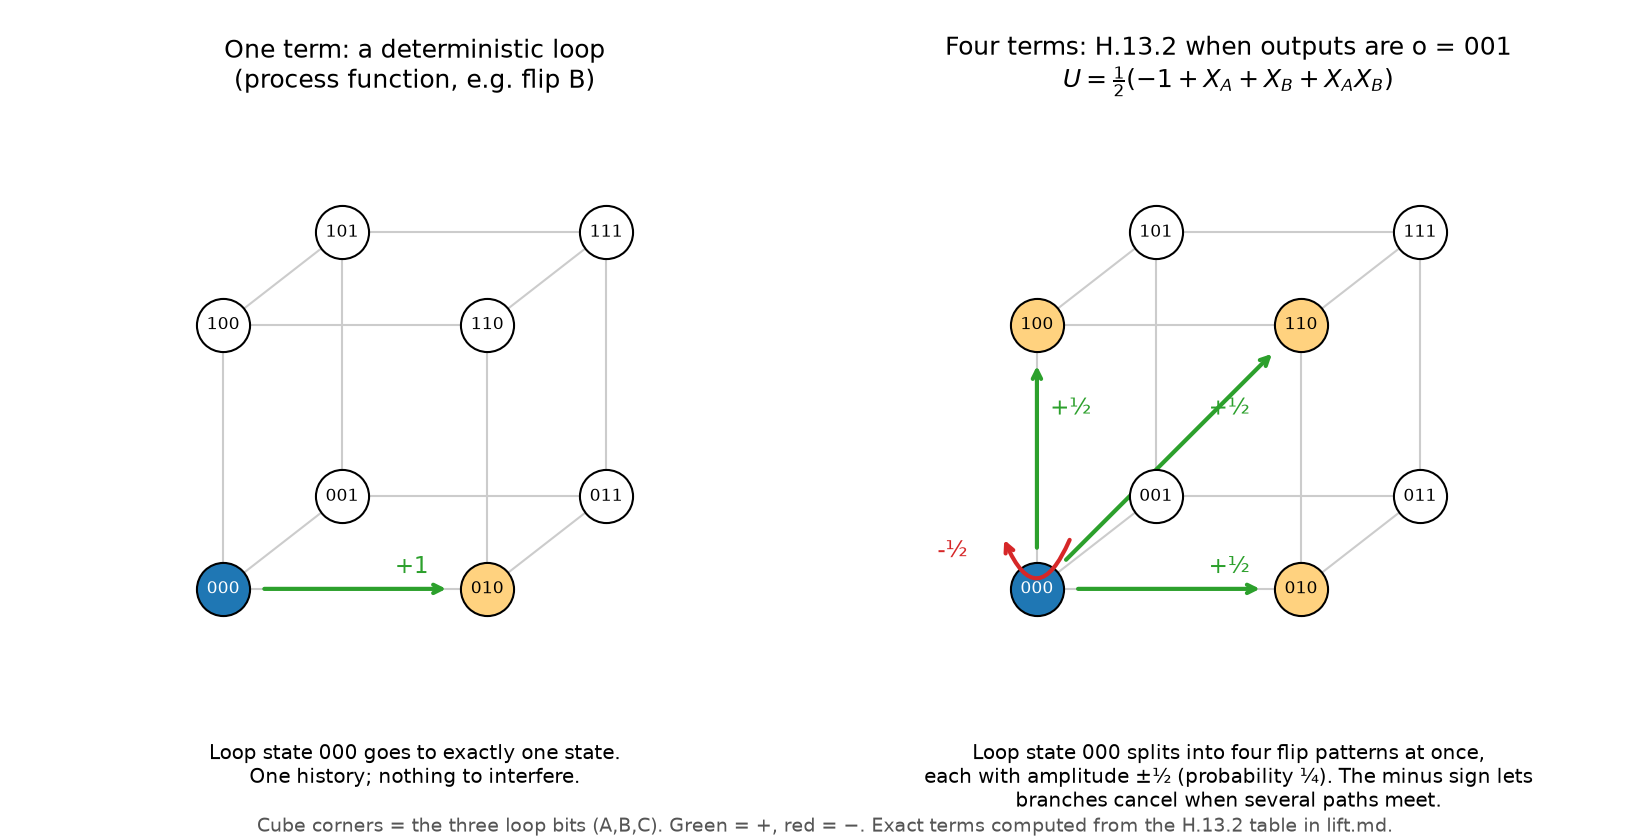

Source code (Python):
import matplotlib; matplotlib.use('Agg')
import matplotlib.pyplot as plt
import numpy as np
# cube coords for bit strings abc (A,B,C)
def pos(s):
    a,b,c=map(int,s)
    return np.array([b*1.0 + 0.45*c, a*1.0 + 0.35*c])
verts=[format(i,'03b') for i in range(8)]
edges=[(u,v) for u in verts for v in verts if u<v and sum(x!=y for x,y in zip(u,v))==1]
def cube(ax,title,arrows,start,note):
    for u,v in edges:
        p,q=pos(u),pos(v); ax.plot([p[0],q[0]],[p[1],q[1]],color='#cccccc',lw=1,zorder=1)
    for s in verts:
        p=pos(s); hit=s in [t for t,_ in arrows]
        ax.scatter(*p,s=650,color=('#1f77b4' if s==start else ('#ffd27f' if hit else 'white')),edgecolor='k',zorder=3)
        ax.text(p[0],p[1],s,ha='center',va='center',fontsize=8,zorder=4,color=('white' if s==start else 'k'))
    p0=pos(start)
    for t,amp in arrows:
        q=pos(t)
        if t==start:
            ax.annotate('',xy=(p0[0]-0.13,p0[1]+0.2),xytext=(p0[0]+0.13,p0[1]+0.2),
                arrowprops=dict(arrowstyle='->',connectionstyle='arc3,rad=-1.2',color='#d62728' if amp<0 else '#2ca02c',lw=2))
            ax.text(p0[0]-0.32,p0[1]+0.12,f'{amp:+.1f}'.replace('0.5','½').replace('1.0','1'),ha='center',fontsize=11,color='#d62728' if amp<0 else '#2ca02c')
        else:
            d=q-p0; ax.annotate('',xy=q-0.14*d/np.linalg.norm(d),xytext=p0+0.14*d/np.linalg.norm(d),
                arrowprops=dict(arrowstyle='->',color='#d62728' if amp<0 else '#2ca02c',lw=2),zorder=2)
            m=p0+0.6*d; ax.text(m[0]+0.05,m[1]+0.06,f'{amp:+.1f}'.replace('0.5','½').replace('1.0','1'),fontsize=11,color='#d62728' if amp<0 else '#2ca02c')
    ax.set_title(title,fontsize=12); ax.text(0.5,-0.08,note,transform=ax.transAxes,ha='center',va='top',fontsize=9.5,wrap=True)
    ax.set_xlim(-0.4,1.85); ax.set_ylim(-0.4,1.85); ax.set_aspect('equal'); ax.axis('off')
fig,axs=plt.subplots(1,2,figsize=(11,5.6))
cube(axs[0],'One term: a deterministic loop\n(process function, e.g. flip B)',[('010',1.0)],'000',
     'Loop state 000 goes to exactly one state.\nOne history; nothing to interfere.')
cube(axs[1],'Four terms: H.13.2 when outputs are o = 001\n$U = \\frac{1}{2}(-1 + X_A + X_B + X_AX_B)$',
     [('000',-0.5),('100',0.5),('010',0.5),('110',0.5)],'000',
     'Loop state 000 splits into four flip patterns at once,\neach with amplitude ±½ (probability ¼). The minus sign lets\nbranches cancel when several paths meet.')
fig.text(0.5,0.01,'Cube corners = the three loop bits (A,B,C). Green = +, red = −. Exact terms computed from the H.13.2 table in lift.md.',ha='center',fontsize=9,color='#555')
plt.tight_layout(rect=(0,0.04,1,0.95)); import pathlib; plt.savefig(pathlib.Path(__file__).resolve().parent/'fourterms.png',dpi=150)
